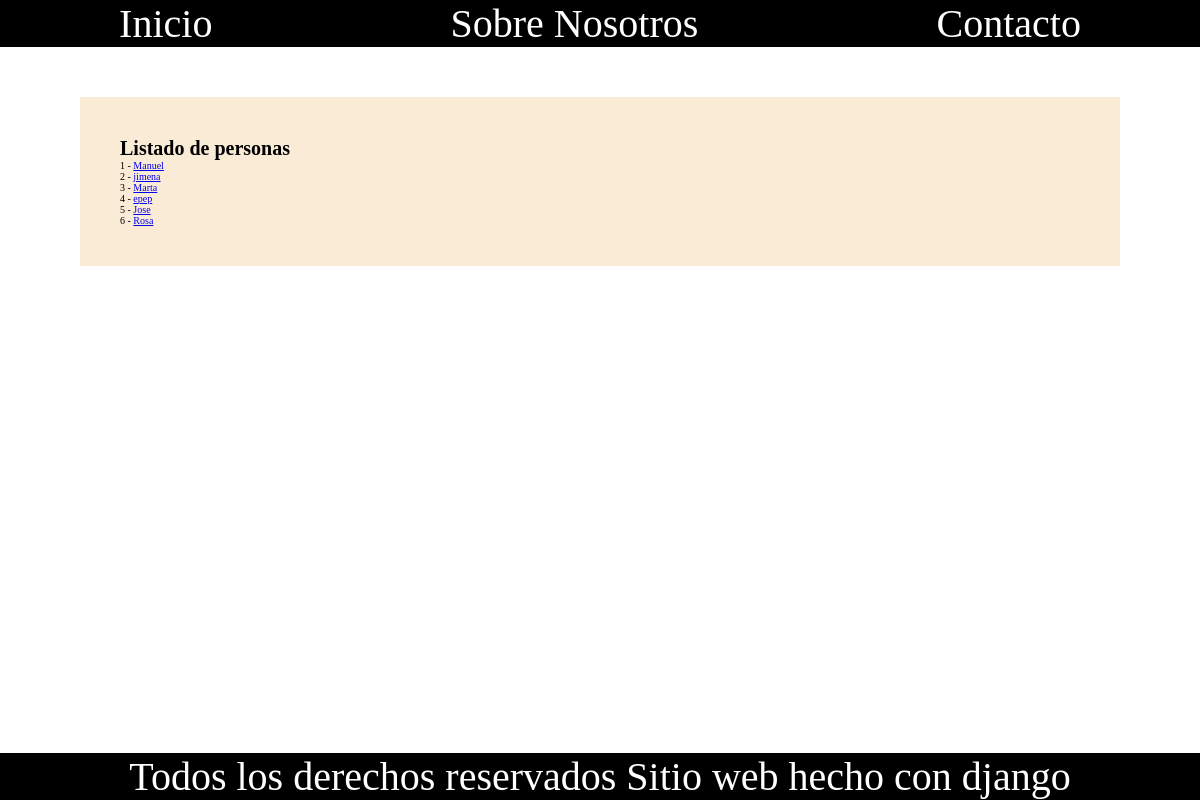
The page /personas/ on the database as committed earlier.
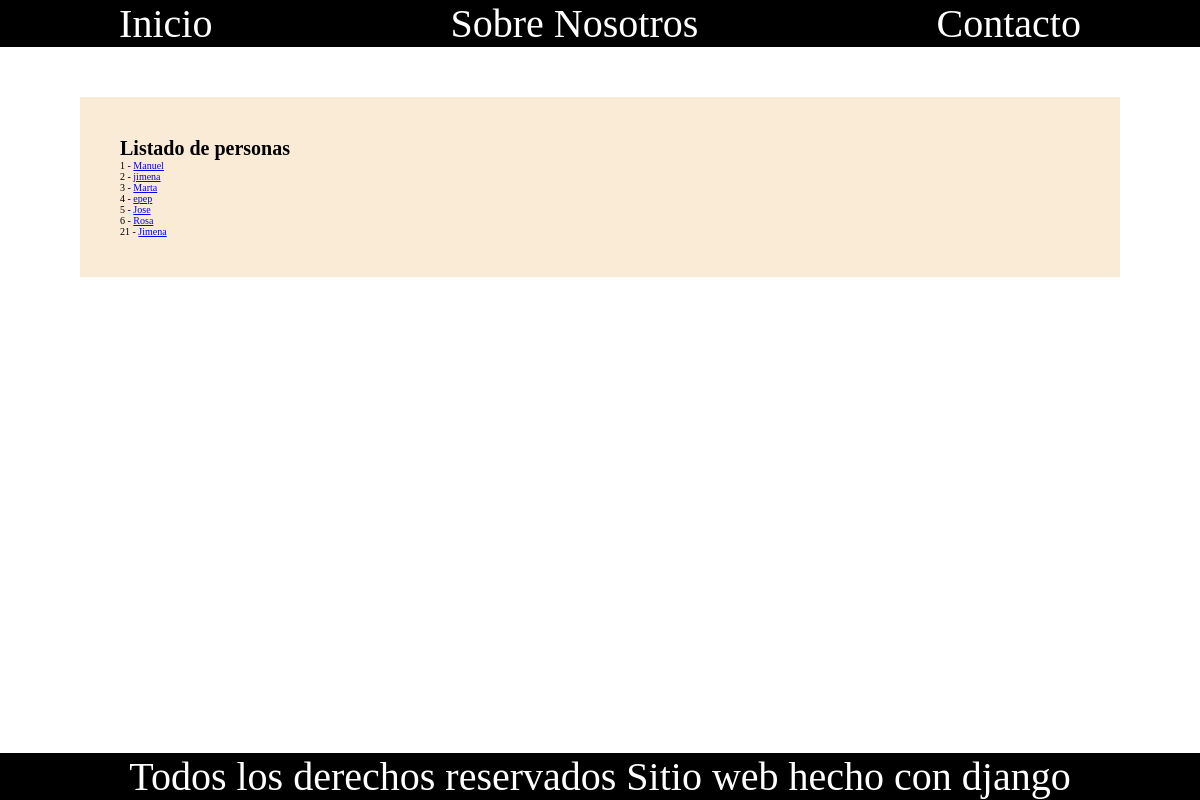
The same page on the database as committed later.
### personas/models.py (models this page shows)
class Persona(models.Model):
    nombres = models.CharField(max_length=100)
    apellidos = models.CharField(max_length=100)
    edad = models.IntegerField()
    donador = models.BooleanField(default=False)
    def get_absolute_url(self):
        return reverse("personas:persona-detail", kwargs={"pk": self.id})

### personas/views.py (the view)
# urls.py: path('', PersonaListView.as_view(), name='persona-list' ),
class PersonaListView(ListView):
    model = Persona
    queryset = Persona.objects.filter(edad__lte='40')

### personas/templates/personas/persona_list.html (shortened to what this page needs)
{% extends 'base.html' %}
{% block content %}
    <div class="container">
        <h1>Listado de personas</h1>
        {% for instance in object_list  %}
            <p>
                {{ instance.id }} -
                <a href='{{ instance.get_absolute_url }}'> {{ instance.nombres }}</a>
            </p>
        {% endfor %}
    </div>
{% endblock content %}

Rows that differ between the two databases and show on the page:
added Persona: id "21", nombres "Jimena"
